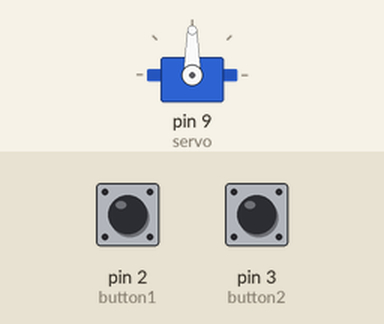
Recording of a sketch running on a simulated Arduino Uno, built with avr-gcc and run on an emulated ATmega328P. Parts: servo. The inputs (shaded band) are chosen by the test bench; at power-on: pin 2 (button1) LOW, pin 3 (button2) LOW.

Above: at 1.2 s.
1.3 s: pin 2 (button1) pulled HIGH for 3.2 s
At 2.5 s:
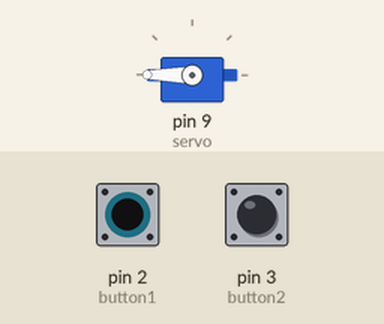
6.0 s: pin 3 (button2) pulled HIGH for 3.2 s
At 9.8 s:
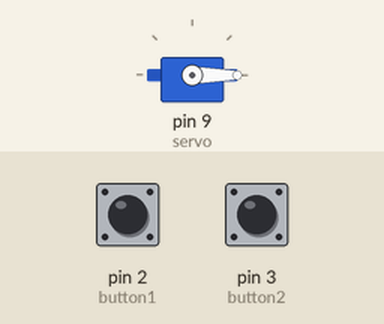
10.7 s: pin 2 (button1) pulled HIGH for 0.15 s
At 12.0 s:
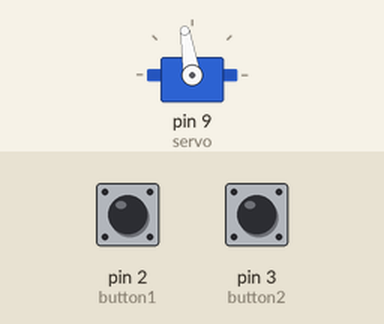
12.3 s: pin 2 (button1) pulled HIGH for 1 s
At 13.0 s:
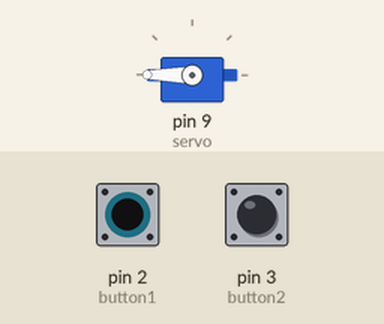
14.8 s: pin 3 (button2) pulled HIGH for 1 s
At 16.5 s:
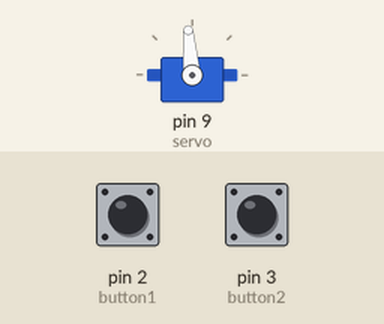
Timing chart, 0 to 18.0 s (numbered marks = the images above; inputs shaded):
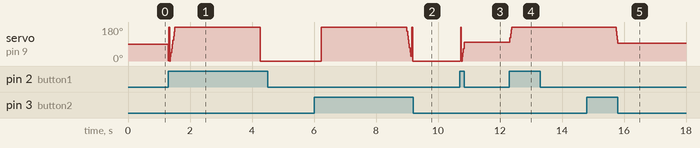

Measured:
- after the input at 6.0 s, servo on pin 9 (servo): ramps from 180° to 0° and jumps back, once every 2.9 s
- after the input at 10.7 s, servo on pin 9 (servo): 0° → 99° at once
- after the input at 12.3 s, servo on pin 9 (servo): 99° → 180° at once
- after the input at 14.8 s, servo on pin 9 (servo): 180° → 95° after 0.92 s

The sketch:

controlling_servo_using_two_push_buttons.ino
```cpp
#define button1  2
#define button2  3
#include <Servo.h>
Servo servo;
int pos = 0;

void setup() {
servo.attach(9);
pinMode(button1,INPUT);
pinMode(button2,INPUT);
}

void loop() {
int button1_state = digitalRead(button1);
int button2_state = digitalRead(button2);
while (button1_state ==HIGH)
{
  pos ++;
  servo.write(pos);
  break;
}
while (button2_state ==HIGH)
{
  pos --;
  servo.write(pos);
  break;
}
}
```
